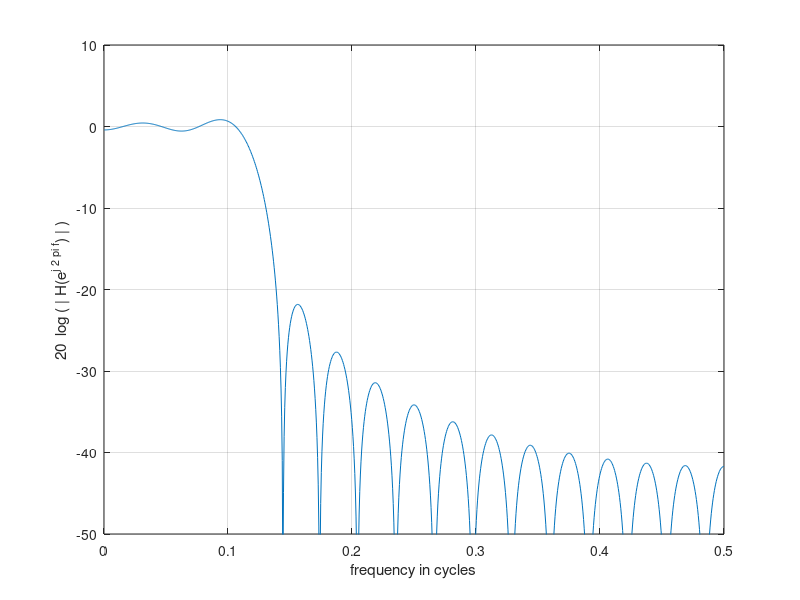
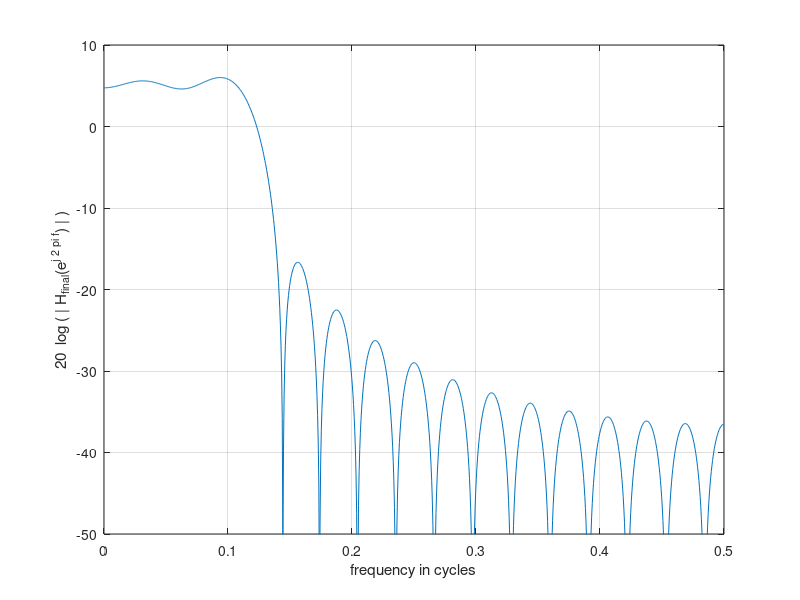
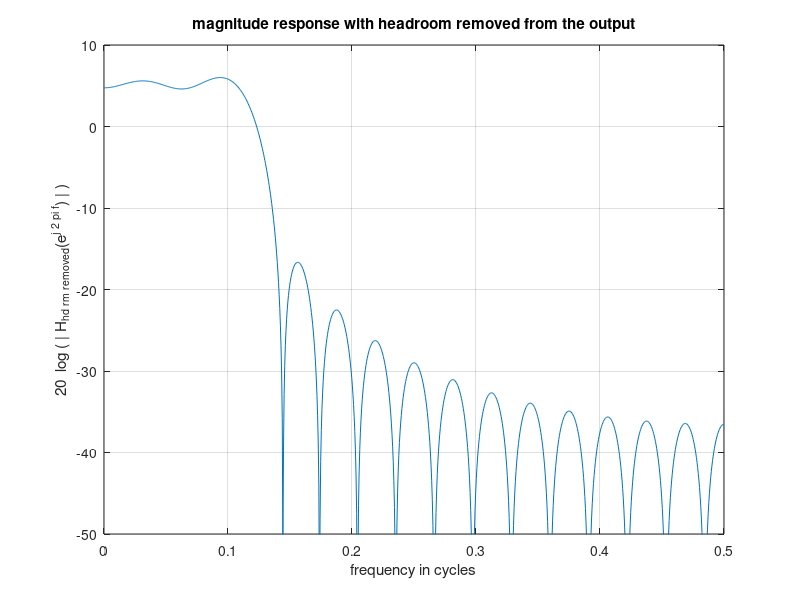

These figures' MATLAB source, in order:
% calculation of filter coefficients and the magnitude response
% for an approximation to a brick wall low pass filter
clear
% parameters
fp = 1/8;
N=31;
N_I = 2; % integer bits in filter output
N_F = 16; % fraction bits in filter output

%derived parameters
n = [0:N-1];

% Begin Computation
% Find coefficients (i.e. the impulse response) for a filter that
% approximates a brick wall filter with a pass-band gain of 1.
h = 2 * fp * sin ( 2*pi * fp * (n- (N-1)/2) +10^(-8)) ./ ...
               (2*pi * fp *(n- (N-1)/2)+10^(-8));  
% Find the magnitude response of the truncated impulse response
% when the infinite length response has a flat pass-band gain of 1.
% The truncated response will have ripple in the pass band.
w = [.5:1:1000]/1000*pi; % frequency vector in radians/sample
H= freqz(h, 1, w);
figure(1); plot (w/2/pi,20*log10(abs(H))); % freq axis in cycles/sample
grid; axis([0.0,0.5,-50,10]);
xlabel('frequency in cycles'); ylabel('20  log ( | H(e^{j 2 pi f}) | )');
print -deps mag_response_for_length_31
% The peak of the magnitude response is
H_max = max(abs(H));

% Choose output format
% Since H_max was observed to be 1.102, the output format will require s
% 1 more integer bit than the input.  Since the format of the input 
% is 1s17 and output is to be 18 bits, the output must have format 2s16

% An output format of 2s16 can accommodate a peak value of nearly 2.
% However the peak output is 1.102. This leaves considerable headroom
% in the output. The head room in the output can be removed by increasing
% the peak gain of the filter to nearly 2. The gain can be increased
% to nearly 2 by scaling all the coefficients by (2/1.102)*safety_factor,
% where safety factor is slightly less than 1 to ensure the peak gain
% will be less than 2.


% Now scale the coefficient to remove the headroom in the output
safety_factor = 0.999; % used to ensure peak gain is less than 2
h_hd_rm_removed = h * (2/1.102) * safety_factor; 


% Find the magnitude response of the scaled truncated impulse response
w = [.5:1:1000]/1000*pi; % frequency vector in radians/sample
H_hd_rm_removed= freqz(h_hd_rm_removed, 1, w);
figure(2); 
plot (w/2/pi,20*log10(abs(H_hd_rm_removed))); % freq axis in cycles/sample
grid; axis([0.0,0.5,-50,10]);
xlabel('frequency in cycles'); 
ylabel('20  log ( | H_{hd rm removed}(e^{j 2 pi f}) | )');
title('magnitude response with headroom removed from the output')


% Convert h_hd_rm_removed ( which has 1 integer bit with matlab precision 
% number of fraction bits, say 1s"infinity" format ) to 18s0 format 
% ( which is an 18 bit signed decimal integer ). An 18 bit  signed decimal
% integer can be entered into a Verilog HDL as "18'sd number" if "number" 
%  is positive and  as "-18sd |number|" if "number" is negative
h_signed_integer = round(h_hd_rm_removed * 2^17);
coefficients_for_Verilog_HDL = h_signed_integer' % print h_signed_integer 
                                                 % as a column vector in
                                                 % the command window

% Convert the 18 bit signed integer to a 1s17 format so that the actual
% magnitude response (i.e. the magnitude response with coefficients
% that have only 18 bits of precision) can be calculated
h_final = h_signed_integer/2^17; 
coefficients_in_18_bit_precision = h_final' % print h_final as a column  
                                            % vector in the command window

% Find the frequency response of the final filter, which has coefficients
% with only 18 bits of precision
w = [.5:1:1000]/1000*pi; % frequency vector in radians/sample
H_final = freqz(h_final, 1, w);
H_final_max = max(abs(H_final));
figure(3); 
plot (w/2/pi,20*log10(abs(H_final))); % freq axis in cycles/sample
grid; 
axis([0.0,0.5,-50,10]);
xlabel('frequency in cycles');
ylabel('20  log ( | H_{final}(e^{j 2 pi f}) | )');
print -deps mag_response_with_practical_coefficients.eps


% NB: FOR INTEREST ONLY - NOT NEEDED IN THE LAB
% the coefficient in 1s18 format, i.e.  h_signed_integer,
% can be converted to an 18 bit decimal integer in 2s complement format.
% 2s complemnent is suitable for entering into Veilog HDL. If the 2s  
% complement format number is in matlab variable h_2s_comp, then the 
% Verilog HDL entry could be ``assign b_k = 18'd h_2s_comp(k)'', where 
% the decimal number value of h_2s_comp(k) is typed in its place. 
% In this format all values of h_2s_comp(k) are positive.
for k = [1:N],
if (h_signed_integer(k) < 0) % need to take two's complement
    h_2s_comp(k) = 2^18+h_signed_integer(k);
else
    h_2s_comp(k) = h_signed_integer(k);
end 
end


